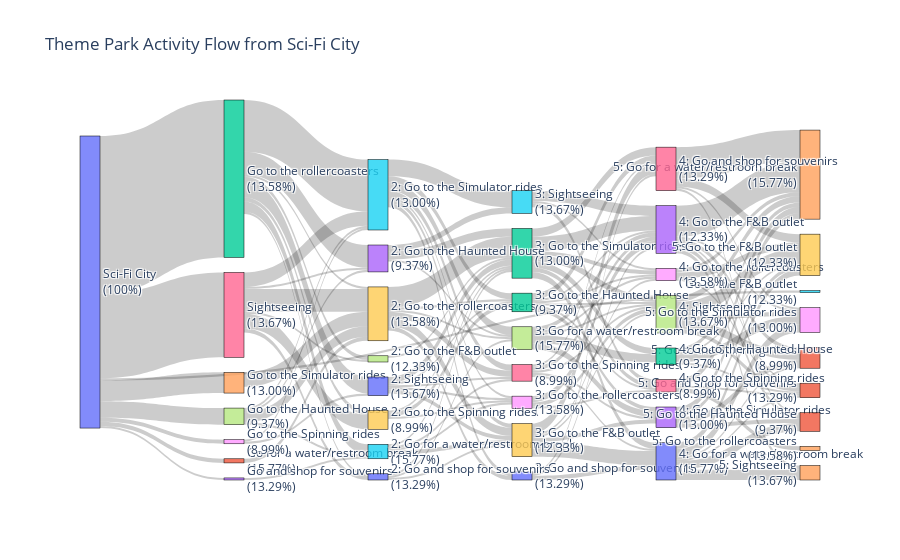

This figure's notebook cell:
### Markdown cell above
Theme Park Activity Flow from Sci-Fi City (5 activities)

### Code cell
import pandas as pd
import plotly.graph_objects as go
from collections import Counter

# Load the dataset
file_path = '../data/Updated_Theme_Parks_Survey_Responses A14.csv'
df = pd.read_csv(file_path)

# Define the list of all possible activities (excluding "Go to the Water-based rides" and "Go to the child-friendly rides")
all_possible_activities = [
    "Go to the rollercoasters", "Go to the F&B outlet", 
    "Go and shop for souvenirs", "Go for a water/restroom break", 
    "Go to the Haunted House", "Go to the Simulator rides", 
    "Sightseeing", "Go to the Spinning rides"
]

# Activity columns to check
activity_columns = [
    'first_activity', 'second_activity', 'third_activity', 'fourth_activity', 'fifth_activity', 
    'sixth_activity', 'seventh_activity', 'eighth_activity', 'ninth_activity', 'tenth_activity',
    'eleventh_activity', 'twelfth_activity', 'thirteenth_activity', 'fourteenth_activity'
]

# Ensure each activity in the columns is valid and does not change the name
for col in activity_columns:
    df[col] = df[col].str.strip().fillna('Na')

# Initialize the list for valid activities
valid_activity_df = []

# Process each row and find the valid activities
for index, row in df.iterrows():
    activity_indices = []
    for i in range(len(activity_columns)):  # Process all activity columns
        activity_name = row[activity_columns[i]]
        if activity_name in all_possible_activities:
            activity_indices.append(activity_name)
        else:
            activity_indices.append('Na')

    # Ensure the activity_indices list contains only valid activities
    valid_activity_df.append(activity_indices)

# Create a new dataframe with the valid activities
valid_activity_df = pd.DataFrame(valid_activity_df, columns=[f"activity_{i+1}" for i in range(len(activity_columns))])

# Remove rows where the first activity is 'Na' (this filters out empty or invalid rows)
valid_activity_df = valid_activity_df[valid_activity_df['activity_1'] != "Na"]

# Flatten the activity columns and count the frequency of each activity
activities = valid_activity_df.values.flatten().tolist()
activity_counts = Counter([activity for activity in activities if activity != "Na"])

# Get all possible activities (to ensure the Sankey diagram includes all)
top_activities = all_possible_activities

# Filter the dataframe to include only valid activities
filtered_df = valid_activity_df.apply(lambda col: col.map(lambda x: x if x in top_activities else 'Na'))

# Collect all activities for the nodes (excluding "Na")
activities = filtered_df.values.flatten().tolist()
activities = [activity for activity in activities if activity != "Na"]

# Set the start node as "Sci-Fi City"
start_node = "Sci-Fi City"
nodes = [start_node] + list(pd.Series(activities).unique())

# Create a dictionary for activity to index mapping
activity_to_index = {activity: index for index, activity in enumerate(nodes)}

# Initialize the list to count occurrences of each transition (source-target pair)
link_counts = Counter()

# Loop through the dataframe to create links for the Sankey diagram
for index, row in filtered_df.iterrows():
    first = row['activity_1']
    second = row['activity_2']
    third = row['activity_3']
    fourth = row['activity_4']
    fifth = row['activity_5']

    # Add "2 - ", "3 - ", "4 - ", "5 - " to the activities
    second = f"2 - {second}" if second != "Na" else "Na"
    third = f"3 - {third}" if third != "Na" else "Na"
    fourth = f"4 - {fourth}" if fourth != "Na" else "Na"
    fifth = f"5 - {fifth}" if fifth != "Na" else "Na"

    # Add to the dictionary if second, third, fourth, or fifth prefixed activities are not in activity_to_index
    for activity in [second, third, fourth, fifth]:
        if activity != "Na" and activity not in activity_to_index:
            activity_to_index[activity] = len(activity_to_index)
            nodes.append(activity)

    # Track links between consecutive activities, ensuring they are valid (not "Na")
    if first != "Na":
        link_counts[(start_node, first)] += 1
    if first != "Na" and second != "Na" and first != second:
        link_counts[(first, second)] += 1
    if second != "Na" and third != "Na" and second != third:
        link_counts[(second, third)] += 1
    if third != "Na" and fourth != "Na" and third != fourth:
        link_counts[(third, fourth)] += 1
    if fourth != "Na" and fifth != "Na" and fourth != fifth:
        link_counts[(fourth, fifth)] += 1

# Calculate percentages for each activity in the dataset
total_activities = sum(activity_counts.values())
activity_percentage = {activity: (count / total_activities) * 100 for activity, count in activity_counts.items()}

# Format the node labels to include percentages, ensuring "Sci-Fi City" shows 100%
nodes_with_percentage = []
for node in nodes:
    if node == start_node:
        nodes_with_percentage.append(f"{node}<br>(100%)")
    elif " - " in node:
        # Format with line break for prefixed nodes like "2 - ", "3 - ", etc.
        base_activity = node.split(" - ")[1]
        percentage = activity_percentage.get(base_activity, 0)
        nodes_with_percentage.append(f"{node.split(' - ')[0]}: {base_activity}<br>({percentage:.2f}%)")
    else:
        # Format all other nodes with a line break between the activity name and percentage
        percentage = activity_percentage.get(node, 0)
        nodes_with_percentage.append(f"{node}<br>({percentage:.2f}%)")

# Prepare lists for sources, targets, and values based on the link counts
sources = []
targets = []
values = []

for (source, target), count in link_counts.items():
    if source != "Na" and target != "Na":  # Only add links that are valid
        sources.append(activity_to_index[source])
        targets.append(activity_to_index[target])
        values.append(count)

# Create the Sankey diagram with updated labels
fig = go.Figure(go.Sankey(
    node=dict(
        pad=15,
        thickness=20,
        line=dict(color="black", width=0.5),
        label=nodes_with_percentage
    ),
    link=dict(
        source=sources,
        target=targets,
        value=values
    )
))

# Update layout for better visualization
fig.update_layout(title="Theme Park Activity Flow from Sci-Fi City", font_size=12)

# Show the Sankey diagram
fig.show()

### Figure 1 — Plotly figure (JSON) as saved in the notebook; plotly's stock layout.template omitted (floating-point values rounded to 4 significant figures; data arrays with more than 128 entries replaced by an {"elided": "..."} marker saying what was removed)
{"data": [{"link": {"source": {"elided": "135 int values"}, "target": {"elided": "135 int values"}, "value": {"elided": "135 int values"}}, "node": {"label": ["Sci-Fi City<br>(100%)", "Go for a water/restroom break<br>(15.77%)", "Go to the rollercoasters<br>(13.58%)", "Go and shop for souvenirs<br>(13.29%)", "Go to the Simulator rides<br>(13.00%)", "Go to the F&B outlet<br>(12.33%)", "Sightseeing<br>(13.67%)", "Go to the Haunted House<br>(9.37%)", "Go to the Spinning rides<br>(8.99%)", "2: Go to the rollercoasters<br>(13.58%)", "3: Go and shop for souvenirs<br>(13.29%)", "5: Go and shop for souvenirs<br>(13.29%)", "3: Go to the Haunted House<br>(9.37%)", "4: Go to the Simulator rides<br>(13.00%)", "5: Go for a water/restroom break<br>(15.77%)", "2: Go for a water/restroom break<br>(15.77%)", "3: Go to the Spinning rides<br>(8.99%)", "4: Sightseeing<br>(13.67%)", "5: Go to the Simulator rides<br>(13.00%)", "3: Go to the F&B outlet<br>(12.33%)", "4: Go for a water/restroom break<br>(15.77%)", "5: Go to the Haunted House<br>(9.37%)", "3: Go to the Simulator rides<br>(13.00%)", "4: Go to the F&B outlet<br>(12.33%)", "5: Sightseeing<br>(13.67%)", "2: Go to the Simulator rides<br>(13.00%)", "4: Go and shop for souvenirs<br>(13.29%)", "3: Go for a water/restroom break<br>(15.77%)", "4: Go to the rollercoasters<br>(13.58%)", "5: Go to the F&B outlet<br>(12.33%)", "2: Go and shop for souvenirs<br>(13.29%)", "5: Go to the Spinning rides<br>(8.99%)", "4: Go to the Haunted House<br>(9.37%)", "2: Go to the Haunted House<br>(9.37%)", "5: Go to the rollercoasters<br>(13.58%)", "3: Sightseeing<br>(13.67%)", "4: Go to the Spinning rides<br>(8.99%)", "2: Go to the F&B outlet<br>(12.33%)", "3: Go to the rollercoasters<br>(13.58%)", "2: Go to the Spinning rides<br>(8.99%)", "2: Sightseeing<br>(13.67%)"], "line": {"color": "black", "width": 0.5}, "pad": 15, "thickness": 20}, "type": "sankey"}], "layout": {"font": {"size": 12}, "title": {"text": "Theme Park Activity Flow from Sci-Fi City"}}}
